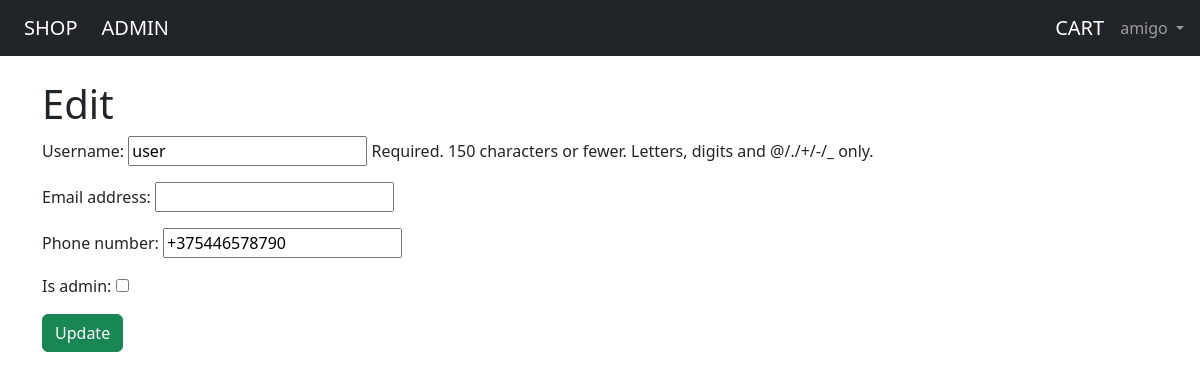
The app's page /admin_page/manage_users/1/ (signed in) with its own data.
### users_app/models.py (models this page shows, shortened)
class CustomUser(AbstractUser):
    phone_number = PhoneNumberField(null=False, unique=True, blank=False)
    is_admin = BooleanField(default=False)

### admin_app/views.py (the view)
# urls.py: path('manage_users/<int:pk>/', UserView.as_view()),
class UserView(LoginRequiredMixin, UpdateView):
    login_url = 'login'
    model = CustomUser
    fields = ['username', 'email', "phone_number", 'is_admin']
    template_name = "view_item.html"

### templates/view_item.html
{% extends 'admin_base.html' %}
{% block allowed_content %}
    <h1>Edit</h1>
    <form action="" method="post">{% csrf_token %}
        {{ form.as_p }}
        <button class="btn btn-success ml-2" type="submit">Update</button>
    </form>
{% endblock %}

### templates/base.html (shortened to what this page needs)
<!DOCTYPE html>
<html lang="en">
<head>
    {% load bootstrap5 %}
    {% bootstrap_css %}
    <title>{% block title %}Shop{% endblock title %}</title></head>
<body>
<nav class="navbar navbar-expand-md navbar-dark bg-dark mb-4">
    <a class="navbar-brand ms-4" href="{% url 'home' %}">SHOP</a>
    {% if user.is_authenticated and user.is_admin %}
        <a class="navbar-brand ms-2" href="{% url 'admin_page' %}">ADMIN</a>
    {% endif %}
    <div class="collapse navbar-collapse" id="navbarCollapse">
        {% if user.is_authenticated %}
            <a class="navbar-brand ms-auto me-2" href="{% url "cart" %}">CART</a>
            <ul class="navbar-nav me-2">
                <li class="nav-item">
                    <a class="nav-link dropdown-toggle" href="#" id="userMenu" data-bs-toggle="dropdown"
                       aria-haspopup="true" aria-expanded="false">
                        {{ user.username }}
                    </a>
                </li>
            </ul>
        {% else %}
            <form class="form-inline ms-auto">
                <a href="{% url 'login' %}" class="btn btn-outline-secondary">Log in</a>
                <a href="{% url 'signup' %}" class="btn btn-primary ms-2 me-2">Sign up</a>
            </form>
        {% endif %}
    </div>
</nav>
<div class="container">
    {% block content %}
    {% endblock %}
</div>
</body>
</html>

### records on screen
CustomUser: username "amigo"
CustomUser: username "user", phone_number "+375446578790"
